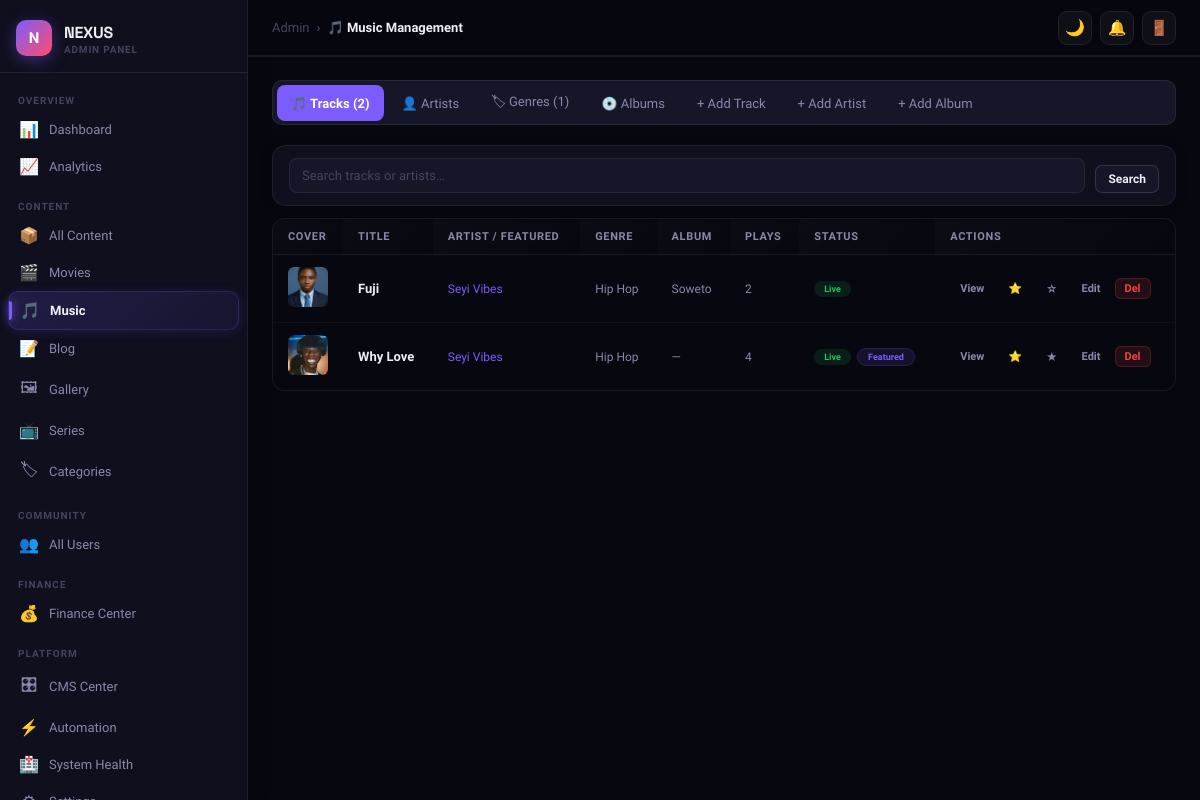
Before: /admin-panel/music/ (signed in) with the older database file.
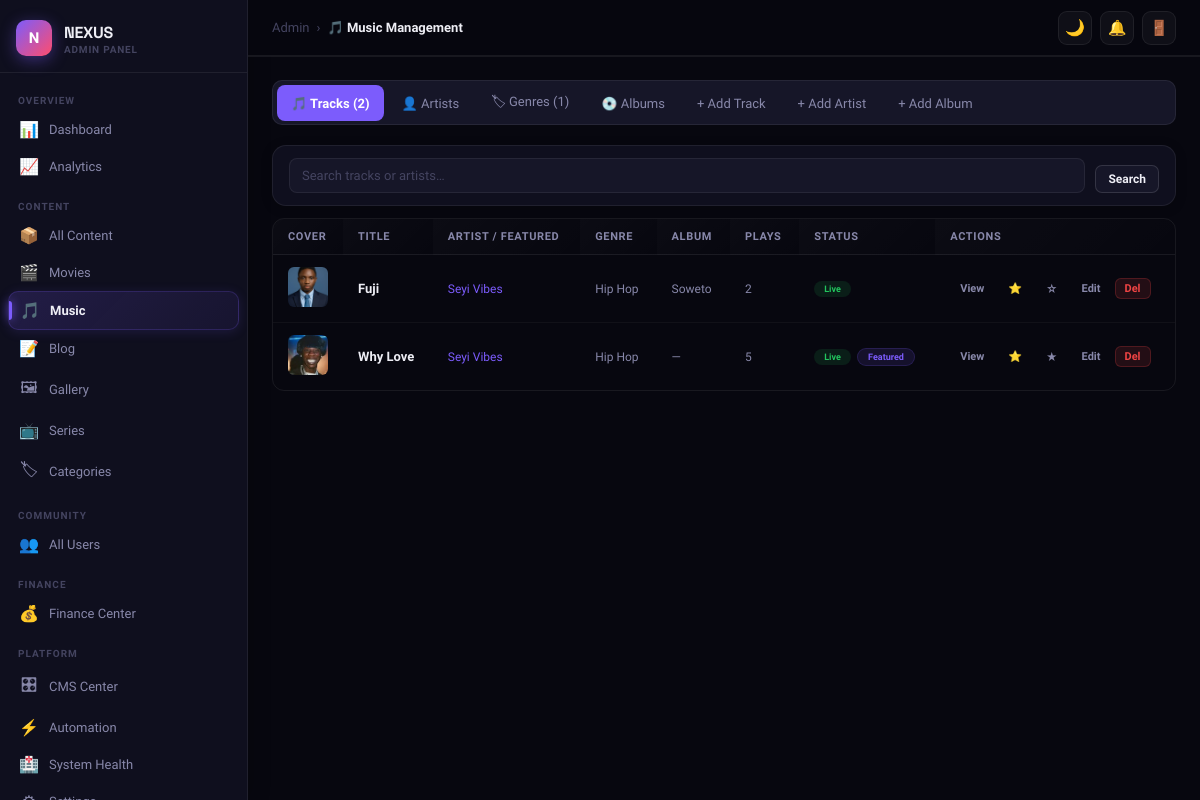
After: the same page with the newer database file.
### music/models.py (models this page shows, shortened)
class Track(models.Model):
    title            = models.CharField(max_length=300)
    slug             = models.SlugField(unique=True, blank=True)
    artist           = models.ForeignKey(Artist, on_delete=models.CASCADE, related_name='tracks')
    featured_artists = models.ManyToManyField(Artist, related_name='featured_on', blank=True)
    album            = models.ForeignKey(Album, null=True, blank=True, on_delete=models.SET_NULL, related_name='tracks')
    genre            = models.ForeignKey(Genre, null=True, blank=True, on_delete=models.SET_NULL)
    audio_file       = models.FileField(upload_to=track_audio_path, null=True, blank=True)
    audio_url        = models.URLField(blank=True, help_text='External link to the audio file (used instead of an upload to save storage space).')
    cover_image      = models.ImageField(upload_to=track_cover_path, null=True, blank=True)
    release_year     = models.IntegerField(default=2024)
    duration         = models.IntegerField(default=0, help_text='seconds')
    lyrics           = models.TextField(blank=True)
    produced_by  = models.CharField(max_length=300, blank=True)
    recorded_at  = models.CharField(max_length=300, blank=True)
    written_by   = models.CharField(max_length=300, blank=True)
    mixed_by     = models.CharField(max_length=300, blank=True)
    mastered_by  = models.CharField(max_length=300, blank=True)
    country      = models.CharField(max_length=100, blank=True)
    label        = models.CharField(max_length=200, blank=True)
    isrc         = models.CharField(max_length=20, blank=True)
    is_premium     = models.BooleanField(default=False)
    is_featured    = models.BooleanField(default=False)
    is_published   = models.BooleanField(default=True)
    is_song_of_day = models.BooleanField(default=False)
    plays_count     = models.IntegerField(default=0)
    downloads_count = models.IntegerField(default=0)
    likes_count     = models.IntegerField(default=0)
    trend_score     = models.FloatField(default=0.0)
    uploaded_by     = models.ForeignKey(settings.AUTH_USER_MODEL, on_delete=models.CASCADE)
    created_at      = models.DateTimeField(auto_now_add=True)
    updated_at      = models.DateTimeField(auto_now=True)
    class Meta:
        ordering = ['-created_at']
    def save(self, *args, **kwargs):
        if not self.slug:
            base = slugify(self.title)
            slug, n = base, 1
            while Track.objects.filter(slug=slug).exclude(pk=self.pk).exists():
                slug = f'{base}-{n}'; n += 1
            self.slug = slug
        super().save(*args, **kwargs)

class Artist(models.Model):
    user             = models.OneToOneField(settings.AUTH_USER_MODEL, null=True, blank=True,
                                             on_delete=models.SET_NULL, related_name='artist_profile')
    name             = models.CharField(max_length=200)
    slug             = models.SlugField(unique=True, blank=True)
    bio              = models.TextField(blank=True)
    photo            = models.ImageField(upload_to=artist_photo_path, null=True, blank=True)
    country          = models.CharField(max_length=100, blank=True)
    website          = models.URLField(blank=True)
    social_instagram = models.URLField(blank=True)
    social_twitter   = models.URLField(blank=True)
    social_youtube   = models.URLField(blank=True)
    is_verified      = models.BooleanField(default=False)
    monthly_listeners= models.IntegerField(default=0)
    trend_score      = models.FloatField(default=0.0)
    created_at       = models.DateTimeField(auto_now_add=True)

class Genre(models.Model):
    name = models.CharField(max_length=100, unique=True)
    slug = models.SlugField(unique=True)
    icon = models.CharField(max_length=10, blank=True, default='🎵')

### core/views.py (the view)
    def wrapper(request, *args, **kwargs):
        if not request.user.is_authenticated or not request.user.is_admin():
            return redirect('/auth/login/?next=' + request.path)
        return view_func(request, *args, **kwargs)

### accounts/models.py (called while the page is built)
    def is_admin(self):    return self.role == 'admin'

### cms/models.py (called while the page is built)
    @classmethod
    def get(cls):
        obj, _ = cls.objects.get_or_create(pk=1)
        return obj

    @classmethod
    def get(cls):
        obj, _ = cls.objects.get_or_create(pk=1)
        return obj

    @classmethod
    def get(cls):
        obj, _ = cls.objects.get_or_create(pk=1)
        return obj

    @classmethod
    def get(cls):
        obj, _ = cls.objects.get_or_create(pk=1)
        return obj

### core/views.py (called while the page is built)
def _admin_required(view_func):
    def wrapper(request, *args, **kwargs):
        if not request.user.is_authenticated or not request.user.is_admin():
            return redirect('/auth/login/?next=' + request.path)
        return view_func(request, *args, **kwargs)
    wrapper.__name__ = view_func.__name__
    return wrapper

### templates/admin_panel/modules/music.html (shortened to what the changed rows need)
{% extends 'admin_panel/base_admin.html' %}
{% block content %}
<div class="tab-panel {% if tab == 'tracks' or not tab %}active{% endif %}" data-mtab="tracks">
  <div class="table-wrap"><table class="dt">
    <thead><tr>
      <th style="width:52px;">Cover</th>
      <th>Title</th>
      <th>Artist / Featured</th>
      <th>Genre</th>
      <th>Album</th>
      <th>Plays</th>
      <th>Status</th>
      <th>Actions</th>
    </tr></thead>
    <tbody>
    {% for track in page.object_list %}
    <tr>
      <td>
        {% if track.cover_image %}<img src="{{ track.cover_image.url }}" style="width:40px;height:40px;object-fit:cover;border-radius:6px;">
        {% else %}<div style="width:40px;height:40px;background:rgba(124,92,252,.1);border-radius:6px;display:flex;align-items:center;justify-content:center;font-size:18px;">🎵</div>{% endif %}
      </td>
      <td>
        <div style="font-weight:600;font-size:13px;max-width:160px;overflow:hidden;text-overflow:ellipsis;white-space:nowrap;">{{ track.title }}</div>
      </td>
      <td style="font-size:12px;">
        <a href="/music/artist/{{ track.artist.slug }}/" style="color:var(--accent);" target="_blank">{{ track.artist.name }}</a>
      </td>
      <td style="font-size:12px;color:var(--text2);">{{ track.genre.name|default:'—' }}</td>
      <td style="font-size:12px;color:var(--text2);">{{ track.album.title|default:'—'|truncatechars:20 }}</td>
      <td style="font-size:12px;color:var(--text2);">{{ track.plays_count }}</td>
      <td>
        <button id="tpub-{{ track.pk }}" onclick="adminToggle('toggle_publish',{{ track.pk }},'tpub-{{ track.pk }}','Live','Draft','badge-green','badge-gray')" class="badge {% if track.is_published %}badge-green{% else %}badge-gray{% endif %}" style="border:none;cursor:pointer;font-size:9px;">{% if track.is_published %}Live{% else %}Draft{% endif %}</button>
        {% if track.is_featured %}<span class="badge badge-purple" style="font-size:9px;margin-left:3px;">Featured</span>{% endif %}
      </td>
      <td>
        <div style="display:flex;gap:4px;">
          <a href="/music/track/{{ track.slug }}/" target="_blank" class="btn btn-ghost btn-xs">View</a>
          <button class="btn btn-ghost btn-xs" onclick="adminToggleSOTD({{ track.pk }})" title="Set as Song of Day">⭐</button>
          <button id="tfeat-{{ track.pk }}" onclick="adminToggle('toggle_featured',{{ track.pk }},'tfeat-{{ track.pk }}','★','☆',null,null)" class="btn btn-ghost btn-xs">{% if track.is_featured %}★{% else %}☆{% endif %}</button>
          <button class="btn btn-ghost btn-xs" onclick="openEditTrack({{ track.pk }},'{{ track.title|escapejs }}','{{ track.artist.pk }}','{{ track.artist.name|escapejs }}')">Edit</button>
          <form method="post" style="display:inline;" onsubmit="return confirm('Delete this track?')">
            <button class="btn btn-danger btn-xs">Del</button>
          </form>
        </div>
      </td>
    </tr>
    {% empty %}
    <tr><td colspan="8"><div class="empty" style="padding:40px;"><div class="empty-icon">🎵</div><h3>No tracks yet</h3><p>Add your first track using the "+ Add Track" tab above.</p></div></td></tr>
    {% endfor %}
    </tbody>
  </table></div>
</div>
{% endblock %}

Changed rows visible on the page:
changed Track "Why Love": plays_count "4" → "5"
